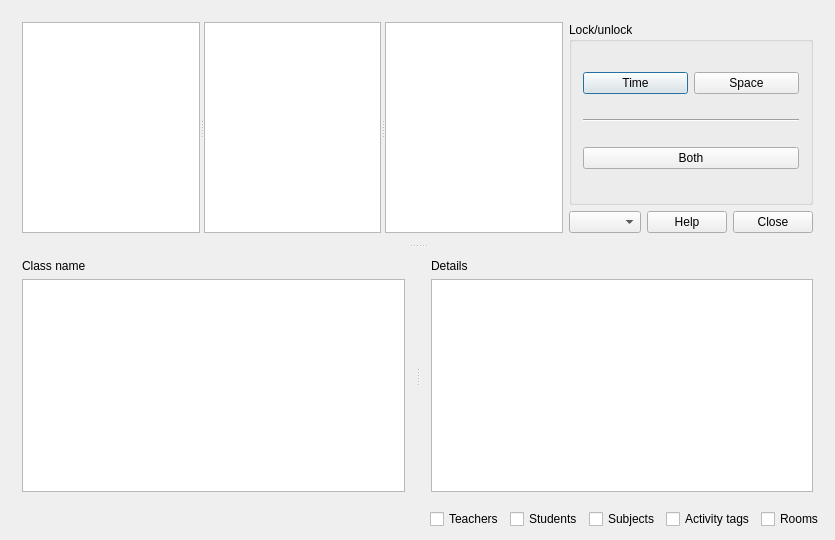
<?xml version="1.0" encoding="UTF-8"?>
<ui version="4.0">
 <class>TimetableViewStudentsDaysVerticalForm_template</class>
 <widget class="QDialog" name="TimetableViewStudentsDaysVerticalForm_template">
  <property name="geometry">
   <rect>
    <x>0</x>
    <y>0</y>
    <width>835</width>
    <height>540</height>
   </rect>
  </property>
  <property name="windowTitle">
   <string extracomment="Title of dialog">View students days vertical timetable</string>
  </property>
  <layout class="QGridLayout" name="gridLayout_2">
   <item row="0" column="0">
    <widget class="QSplitter" name="horizontalSplitter">
     <property name="orientation">
      <enum>Qt::Vertical</enum>
     </property>
     <widget class="QWidget" name="layoutWidget">
      <layout class="QHBoxLayout" name="horizontalLayout">
       <item>
        <widget class="QSplitter" name="verticalStudentsListSplitter">
         <property name="orientation">
          <enum>Qt::Horizontal</enum>
         </property>
         <widget class="QListWidget" name="yearsListWidget"/>
         <widget class="QListWidget" name="groupsListWidget"/>
         <widget class="QListWidget" name="subgroupsListWidget"/>
        </widget>
       </item>
       <item>
        <layout class="QVBoxLayout" name="verticalLayout_3">
         <item>
          <widget class="QGroupBox" name="groupBox">
           <property name="title">
            <string extracomment="This is a group box for locking/unlocking buttons">Lock/unlock</string>
           </property>
           <layout class="QGridLayout" name="gridLayout">
            <item row="0" column="0">
             <layout class="QHBoxLayout" name="horizontalLayout_3">
              <item>
               <widget class="QPushButton" name="lockTimePushButton">
                <property name="text">
                 <string extracomment="This is a button in a timetable view dialog (There are 3 buttons in total, user can toggle locked/unlocked time, space or both).">Time</string>
                </property>
               </widget>
              </item>
              <item>
               <widget class="QPushButton" name="lockSpacePushButton">
                <property name="text">
                 <string extracomment="This is a button in a timetable view dialog (There are 3 buttons in total, user can toggle locked/unlocked time, space or both).">Space</string>
                </property>
               </widget>
              </item>
             </layout>
            </item>
            <item row="2" column="0">
             <widget class="QPushButton" name="lockTimeSpacePushButton">
              <property name="text">
               <string extracomment="This is a button in a timetable view dialog (There are 3 buttons in total, user can toggle locked/unlocked time, space or both).">Both</string>
              </property>
              <property name="shortcut">
               <string/>
              </property>
             </widget>
            </item>
            <item row="1" column="0">
             <widget class="Line" name="line">
              <property name="orientation">
               <enum>Qt::Horizontal</enum>
              </property>
             </widget>
            </item>
           </layout>
          </widget>
         </item>
         <item>
          <layout class="QHBoxLayout" name="horizontalLayout_2">
           <item>
            <widget class="QComboBox" name="shownComboBox"/>
           </item>
           <item>
            <widget class="QPushButton" name="helpPushButton">
             <property name="text">
              <string>Help</string>
             </property>
            </widget>
           </item>
           <item>
            <widget class="QPushButton" name="closePushButton">
             <property name="text">
              <string>Close</string>
             </property>
            </widget>
           </item>
          </layout>
         </item>
        </layout>
       </item>
      </layout>
     </widget>
     <widget class="QSplitter" name="verticalStudentsTableDetailsSplitter">
      <property name="orientation">
       <enum>Qt::Horizontal</enum>
      </property>
      <widget class="QWidget" name="layoutWidget2">
       <layout class="QVBoxLayout" name="verticalLayout">
        <item>
         <widget class="QLabel" name="classNameTextLabel">
          <property name="sizePolicy">
           <sizepolicy hsizetype="Minimum" vsizetype="Minimum">
            <horstretch>0</horstretch>
            <verstretch>0</verstretch>
           </sizepolicy>
          </property>
          <property name="text">
           <string>Class name</string>
          </property>
          <property name="wordWrap">
           <bool>true</bool>
          </property>
         </widget>
        </item>
        <item>
         <widget class="QTableWidget" name="studentsTimetableTable">
          <property name="sizePolicy">
           <sizepolicy hsizetype="Expanding" vsizetype="Expanding">
            <horstretch>0</horstretch>
            <verstretch>0</verstretch>
           </sizepolicy>
          </property>
         </widget>
        </item>
       </layout>
      </widget>
      <widget class="QWidget" name="layoutWidget3">
       <layout class="QVBoxLayout" name="verticalLayout_2">
        <item>
         <widget class="QLabel" name="detailsTextLabel">
          <property name="sizePolicy">
           <sizepolicy hsizetype="Preferred" vsizetype="Preferred">
            <horstretch>0</horstretch>
            <verstretch>0</verstretch>
           </sizepolicy>
          </property>
          <property name="text">
           <string>Details</string>
          </property>
          <property name="wordWrap">
           <bool>false</bool>
          </property>
         </widget>
        </item>
        <item>
         <widget class="QPlainTextEdit" name="detailsTextEdit"/>
        </item>
       </layout>
      </widget>
     </widget>
    </widget>
   </item>
   <item row="1" column="0">
    <layout class="QHBoxLayout" name="horizontalLayout_5">
     <item>
      <spacer name="horizontalSpacer_2">
       <property name="orientation">
        <enum>Qt::Horizontal</enum>
       </property>
       <property name="sizeHint" stdset="0">
        <size>
         <width>40</width>
         <height>20</height>
        </size>
       </property>
      </spacer>
     </item>
     <item>
      <widget class="QCheckBox" name="teachersCheckBox">
       <property name="text">
        <string>Teachers</string>
       </property>
      </widget>
     </item>
     <item>
      <widget class="QCheckBox" name="studentsCheckBox">
       <property name="text">
        <string>Students</string>
       </property>
      </widget>
     </item>
     <item>
      <widget class="QCheckBox" name="subjectsCheckBox">
       <property name="text">
        <string>Subjects</string>
       </property>
      </widget>
     </item>
     <item>
      <widget class="QCheckBox" name="activityTagsCheckBox">
       <property name="text">
        <string>Activity tags</string>
       </property>
      </widget>
     </item>
     <item>
      <widget class="QCheckBox" name="roomsCheckBox">
       <property name="text">
        <string>Rooms</string>
       </property>
      </widget>
     </item>
    </layout>
   </item>
  </layout>
 </widget>
 <layoutdefault spacing="6" margin="11"/>
 <resources/>
 <connections/>
</ui>
